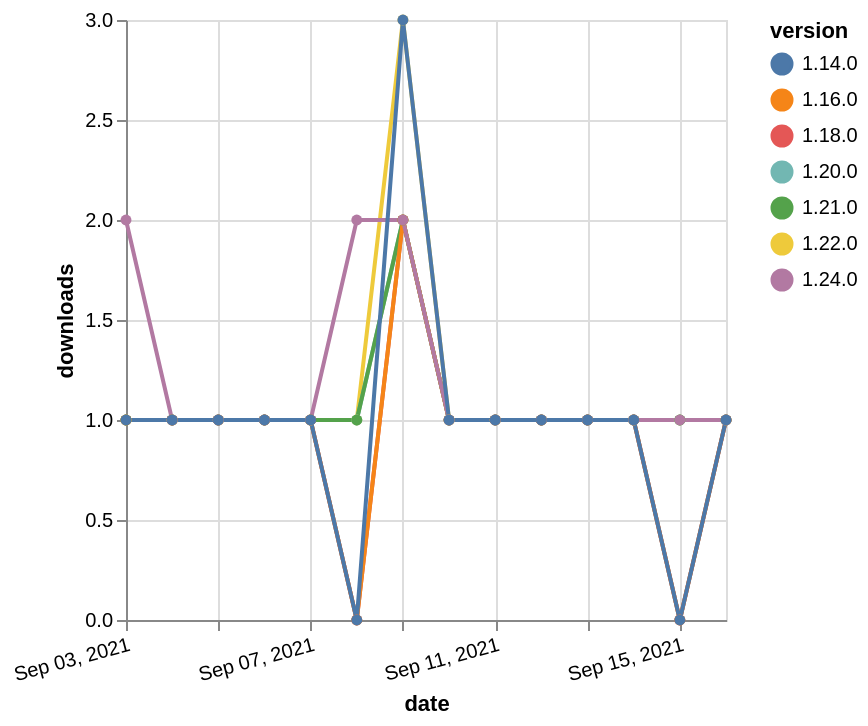

Write the Vega-Lite specification saved for this chart.
### Vega-Lite specification from a JSON file in a GitHub repository (floating-point values rounded to 4 significant figures)
{"$schema": "https://vega.github.io/schema/vega-lite/v5.json", "description": "A simple bar chart with embedded data.", "data": {"values": [{"date": "2021-09-03", "total": 176, "delta": 1, "version": "1.18.0"}, {"date": "2021-09-04", "total": 177, "delta": 1, "version": "1.18.0"}, {"date": "2021-09-05", "total": 178, "delta": 1, "version": "1.18.0"}, {"date": "2021-09-06", "total": 179, "delta": 1, "version": "1.18.0"}, {"date": "2021-09-07", "total": 180, "delta": 1, "version": "1.18.0"}, {"date": "2021-09-08", "total": 180, "delta": 0, "version": "1.18.0"}, {"date": "2021-09-09", "total": 182, "delta": 2, "version": "1.18.0"}, {"date": "2021-09-10", "total": 183, "delta": 1, "version": "1.18.0"}, {"date": "2021-09-11", "total": 184, "delta": 1, "version": "1.18.0"}, {"date": "2021-09-12", "total": 185, "delta": 1, "version": "1.18.0"}, {"date": "2021-09-13", "total": 186, "delta": 1, "version": "1.18.0"}, {"date": "2021-09-14", "total": 187, "delta": 1, "version": "1.18.0"}, {"date": "2021-09-15", "total": 187, "delta": 0, "version": "1.18.0"}, {"date": "2021-09-16", "total": 188, "delta": 1, "version": "1.18.0"}, {"date": "2021-09-03", "total": 165, "delta": 1, "version": "1.22.0"}, {"date": "2021-09-04", "total": 166, "delta": 1, "version": "1.22.0"}, {"date": "2021-09-05", "total": 167, "delta": 1, "version": "1.22.0"}, {"date": "2021-09-06", "total": 168, "delta": 1, "version": "1.22.0"}, {"date": "2021-09-07", "total": 169, "delta": 1, "version": "1.22.0"}, {"date": "2021-09-08", "total": 170, "delta": 1, "version": "1.22.0"}, {"date": "2021-09-09", "total": 173, "delta": 3, "version": "1.22.0"}, {"date": "2021-09-10", "total": 174, "delta": 1, "version": "1.22.0"}, {"date": "2021-09-11", "total": 175, "delta": 1, "version": "1.22.0"}, {"date": "2021-09-12", "total": 176, "delta": 1, "version": "1.22.0"}, {"date": "2021-09-13", "total": 177, "delta": 1, "version": "1.22.0"}, {"date": "2021-09-14", "total": 178, "delta": 1, "version": "1.22.0"}, {"date": "2021-09-15", "total": 179, "delta": 1, "version": "1.22.0"}, {"date": "2021-09-16", "total": 180, "delta": 1, "version": "1.22.0"}, {"date": "2021-09-03", "total": 143, "delta": 1, "version": "1.20.0"}, {"date": "2021-09-04", "total": 144, "delta": 1, "version": "1.20.0"}, {"date": "2021-09-05", "total": 145, "delta": 1, "version": "1.20.0"}, {"date": "2021-09-06", "total": 146, "delta": 1, "version": "1.20.0"}, {"date": "2021-09-07", "total": 147, "delta": 1, "version": "1.20.0"}, {"date": "2021-09-08", "total": 148, "delta": 1, "version": "1.20.0"}, {"date": "2021-09-09", "total": 150, "delta": 2, "version": "1.20.0"}, {"date": "2021-09-10", "total": 151, "delta": 1, "version": "1.20.0"}, {"date": "2021-09-11", "total": 152, "delta": 1, "version": "1.20.0"}, {"date": "2021-09-12", "total": 153, "delta": 1, "version": "1.20.0"}, {"date": "2021-09-13", "total": 154, "delta": 1, "version": "1.20.0"}, {"date": "2021-09-14", "total": 155, "delta": 1, "version": "1.20.0"}, {"date": "2021-09-15", "total": 156, "delta": 1, "version": "1.20.0"}, {"date": "2021-09-16", "total": 157, "delta": 1, "version": "1.20.0"}, {"date": "2021-09-03", "total": 132, "delta": 1, "version": "1.21.0"}, {"date": "2021-09-04", "total": 133, "delta": 1, "version": "1.21.0"}, {"date": "2021-09-05", "total": 134, "delta": 1, "version": "1.21.0"}, {"date": "2021-09-06", "total": 135, "delta": 1, "version": "1.21.0"}, {"date": "2021-09-07", "total": 136, "delta": 1, "version": "1.21.0"}, {"date": "2021-09-08", "total": 137, "delta": 1, "version": "1.21.0"}, {"date": "2021-09-09", "total": 139, "delta": 2, "version": "1.21.0"}, {"date": "2021-09-10", "total": 140, "delta": 1, "version": "1.21.0"}, {"date": "2021-09-11", "total": 141, "delta": 1, "version": "1.21.0"}, {"date": "2021-09-12", "total": 142, "delta": 1, "version": "1.21.0"}, {"date": "2021-09-13", "total": 143, "delta": 1, "version": "1.21.0"}, {"date": "2021-09-14", "total": 144, "delta": 1, "version": "1.21.0"}, {"date": "2021-09-15", "total": 145, "delta": 1, "version": "1.21.0"}, {"date": "2021-09-16", "total": 146, "delta": 1, "version": "1.21.0"}, {"date": "2021-09-03", "total": 177, "delta": 1, "version": "1.16.0"}, {"date": "2021-09-04", "total": 178, "delta": 1, "version": "1.16.0"}, {"date": "2021-09-05", "total": 179, "delta": 1, "version": "1.16.0"}, {"date": "2021-09-06", "total": 180, "delta": 1, "version": "1.16.0"}, {"date": "2021-09-07", "total": 181, "delta": 1, "version": "1.16.0"}, {"date": "2021-09-08", "total": 181, "delta": 0, "version": "1.16.0"}, {"date": "2021-09-09", "total": 183, "delta": 2, "version": "1.16.0"}, {"date": "2021-09-10", "total": 184, "delta": 1, "version": "1.16.0"}, {"date": "2021-09-11", "total": 185, "delta": 1, "version": "1.16.0"}, {"date": "2021-09-12", "total": 186, "delta": 1, "version": "1.16.0"}, {"date": "2021-09-13", "total": 187, "delta": 1, "version": "1.16.0"}, {"date": "2021-09-14", "total": 188, "delta": 1, "version": "1.16.0"}, {"date": "2021-09-15", "total": 188, "delta": 0, "version": "1.16.0"}, {"date": "2021-09-16", "total": 189, "delta": 1, "version": "1.16.0"}, {"date": "2021-09-03", "total": 119, "delta": 2, "version": "1.24.0"}, {"date": "2021-09-04", "total": 120, "delta": 1, "version": "1.24.0"}, {"date": "2021-09-05", "total": 121, "delta": 1, "version": "1.24.0"}, {"date": "2021-09-06", "total": 122, "delta": 1, "version": "1.24.0"}, {"date": "2021-09-07", "total": 123, "delta": 1, "version": "1.24.0"}, {"date": "2021-09-08", "total": 125, "delta": 2, "version": "1.24.0"}, {"date": "2021-09-09", "total": 127, "delta": 2, "version": "1.24.0"}, {"date": "2021-09-10", "total": 128, "delta": 1, "version": "1.24.0"}, {"date": "2021-09-11", "total": 129, "delta": 1, "version": "1.24.0"}, {"date": "2021-09-12", "total": 130, "delta": 1, "version": "1.24.0"}, {"date": "2021-09-13", "total": 131, "delta": 1, "version": "1.24.0"}, {"date": "2021-09-14", "total": 132, "delta": 1, "version": "1.24.0"}, {"date": "2021-09-15", "total": 133, "delta": 1, "version": "1.24.0"}, {"date": "2021-09-16", "total": 134, "delta": 1, "version": "1.24.0"}, {"date": "2021-09-03", "total": 215, "delta": 1, "version": "1.14.0"}, {"date": "2021-09-04", "total": 216, "delta": 1, "version": "1.14.0"}, {"date": "2021-09-05", "total": 217, "delta": 1, "version": "1.14.0"}, {"date": "2021-09-06", "total": 218, "delta": 1, "version": "1.14.0"}, {"date": "2021-09-07", "total": 219, "delta": 1, "version": "1.14.0"}, {"date": "2021-09-08", "total": 219, "delta": 0, "version": "1.14.0"}, {"date": "2021-09-09", "total": 222, "delta": 3, "version": "1.14.0"}, {"date": "2021-09-10", "total": 223, "delta": 1, "version": "1.14.0"}, {"date": "2021-09-11", "total": 224, "delta": 1, "version": "1.14.0"}, {"date": "2021-09-12", "total": 225, "delta": 1, "version": "1.14.0"}, {"date": "2021-09-13", "total": 226, "delta": 1, "version": "1.14.0"}, {"date": "2021-09-14", "total": 227, "delta": 1, "version": "1.14.0"}, {"date": "2021-09-15", "total": 227, "delta": 0, "version": "1.14.0"}, {"date": "2021-09-16", "total": 228, "delta": 1, "version": "1.14.0"}]}, "width": "container", "mark": {"type": "line", "point": {"filled": true}}, "encoding": {"x": {"field": "date", "type": "temporal", "timeUnit": "yearmonthdate", "title": "date", "axis": {"labelAngle": -15}}, "y": {"field": "delta", "type": "quantitative", "title": "downloads"}, "color": {"field": "version", "type": "nominal"}, "tooltip": {"field": "delta"}}}
